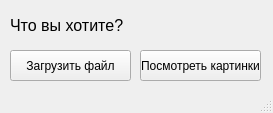
<?xml version="1.0" encoding="UTF-8"?>
<ui version="4.0">
 <class>MainWindow</class>
 <widget class="QMainWindow" name="MainWindow">
  <property name="geometry">
   <rect>
    <x>0</x>
    <y>0</y>
    <width>273</width>
    <height>113</height>
   </rect>
  </property>
  <property name="windowTitle">
   <string>Ascii_Image_Coverter</string>
  </property>
  <widget class="QWidget" name="centralwidget">
   <widget class="QLabel" name="label">
    <property name="geometry">
     <rect>
      <x>10</x>
      <y>10</y>
      <width>141</width>
      <height>31</height>
     </rect>
    </property>
    <property name="font">
     <font>
      <pointsize>12</pointsize>
     </font>
    </property>
    <property name="text">
     <string>Что вы хотите?</string>
    </property>
   </widget>
   <widget class="QPushButton" name="load_image">
    <property name="geometry">
     <rect>
      <x>10</x>
      <y>50</y>
      <width>121</width>
      <height>31</height>
     </rect>
    </property>
    <property name="text">
     <string>Загрузить файл</string>
    </property>
   </widget>
   <widget class="QPushButton" name="watch_images">
    <property name="geometry">
     <rect>
      <x>140</x>
      <y>50</y>
      <width>121</width>
      <height>31</height>
     </rect>
    </property>
    <property name="text">
     <string>Посмотреть картинки</string>
    </property>
   </widget>
  </widget>
  <widget class="QStatusBar" name="statusbar"/>
 </widget>
 <resources/>
 <connections/>
</ui>
